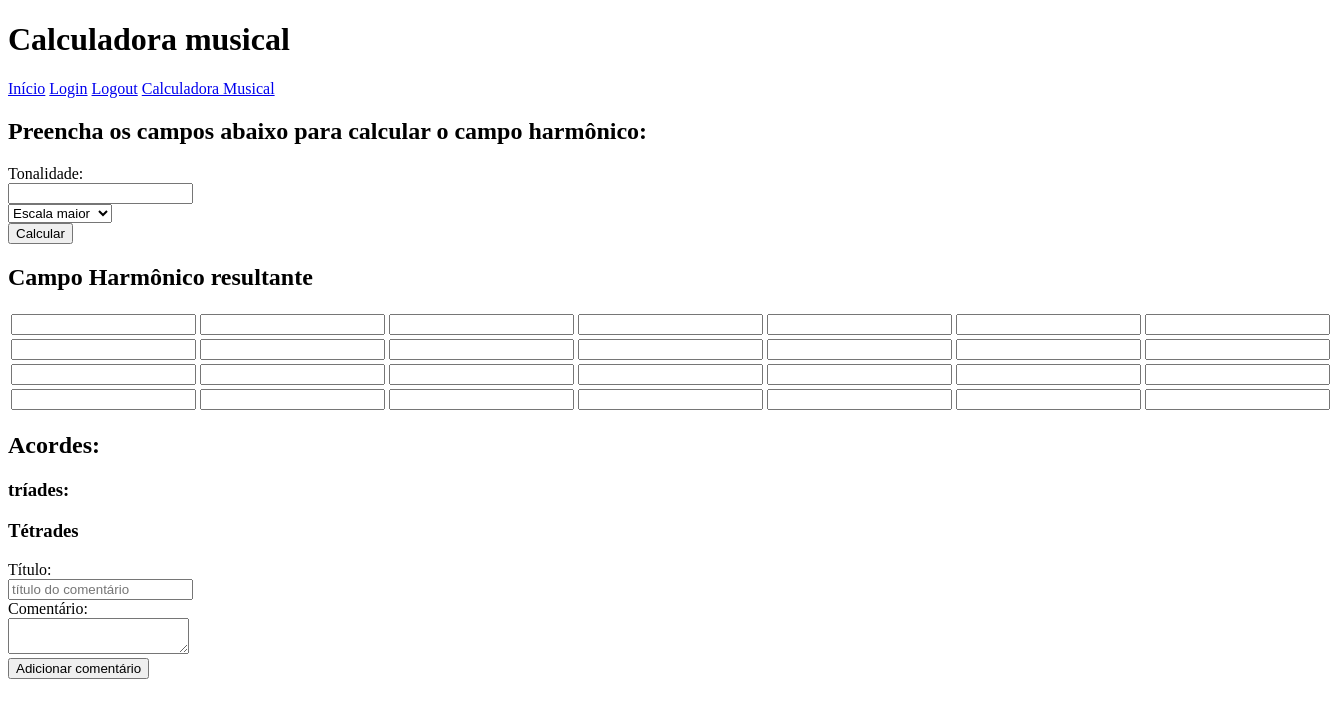
/calculadora/, run on an earlier commit of the app's database.
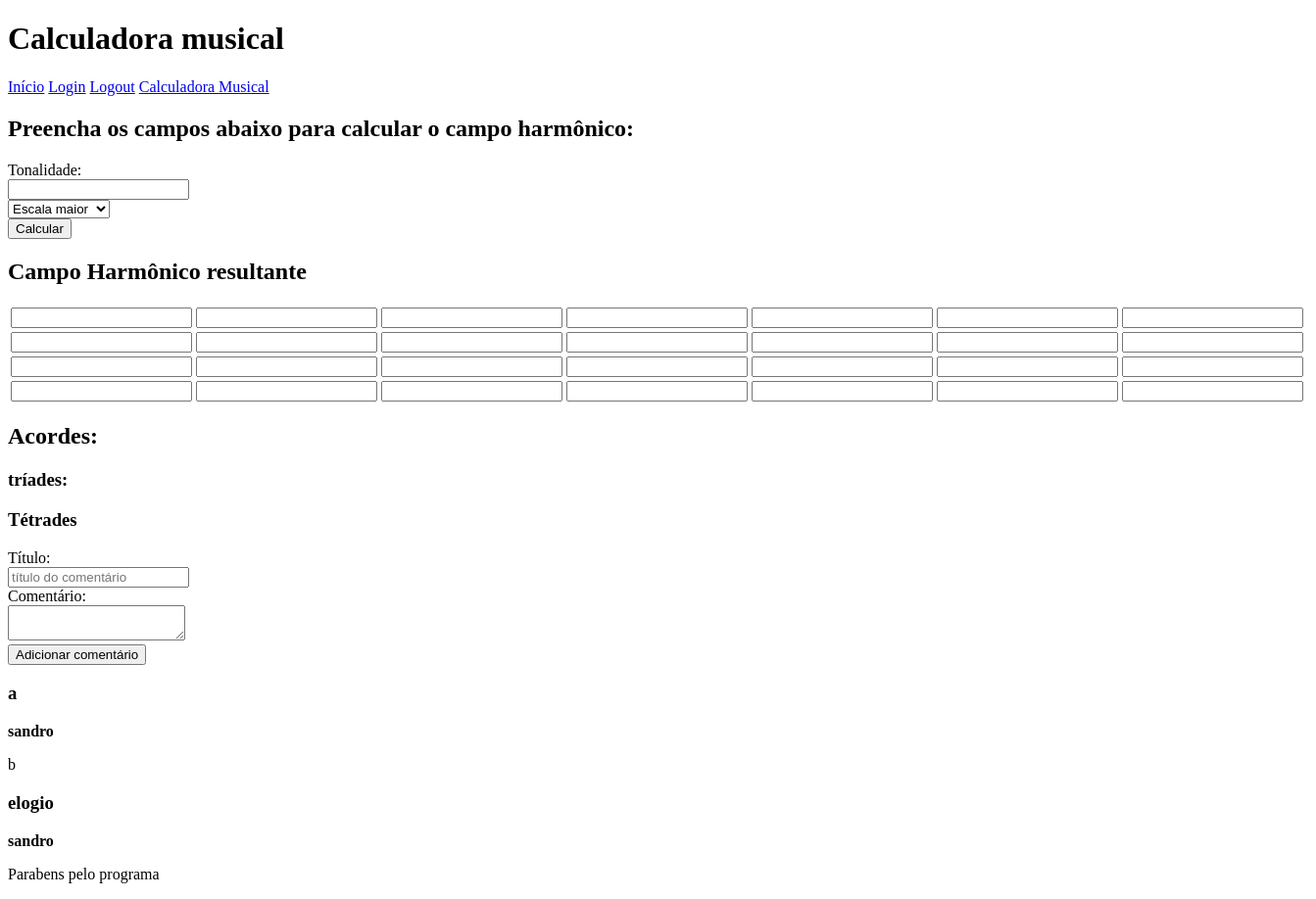
And on a later commit of the database.
### app/models.py (models this page shows, shortened)
class Comentarios(models.Model):
    titulo = models.CharField(max_length=64)
    autor = models.ForeignKey(
        User, on_delete=models.CASCADE, related_name="autor")
    texto = models.CharField(max_length=1000)

### app/views.py (the view)
# urls.py: path("calculadora/", views.calculadora, name="calculadora"),
def calculadora(request):
    comentarios = Comentarios.objects.all()
    return render(request, "app/calculadora.html", {"comentarios":comentarios})

### app/templates/app/calculadora.html (shortened to what this page needs)
{% extends 'app/layout.html' %}
{% block body %}
<h2>Preencha os campos abaixo para calcular o campo harmônico:</h2>
<form>
    <label>Tonalidade:</label><br>
    <input type="text" name="tonalidade" id="tonalidade"><br>
    <select name="escala" class="escala">
        <option value="escalaMaior">Escala maior</option>
    </select><br>
    <button type="submit" class="btncalcular">Calcular</button>
</form>
<div class="campoHarmonico">
    <h2>Campo Harmônico resultante</h2>
    <table>
        <tbody>
            <tr>
                <td>
                    <input type="text" class="campo1"></iput>
                </td>
                <td>
                    <input type="text" class="campo2"></iput>
                </td>
                <td>
                    <input type="text" class="campo3"></iput>
                </td>
                <td>
                    <input type="text" class="campo4"></iput>
                </td>
                <td>
                    <input type="text" class="campo5"></iput>
                </td>
                <td>
                    <input type="text" class="campo6"></iput>
                </td>
                <td>
                    <input type="text" class="campo7"></iput>
                </td>
            </tr>
            <tr>
                <td>
                    <input type="text" class="campo8"></iput>
                </td>
                <td>
                    <input type="text" class="campo9"></iput>
                </td>
                <td>
                    <input type="text" class="campo10"></iput>
                </td>
                <td>
                    <input type="text" class="campo11"></iput>
                </td>
                <td>
                    <input type="text" class="campo12"></iput>
                </td>
                <td>
                    <input type="text" class="campo13"></iput>
                </td>
                <td>
                    <input type="text" class="campo14"></iput>
                </td>
            </tr>
            <tr>
                <td>
                    <input type="text" class="campo15"></iput>
                </td>
                <td>
                    <input type="text" class="campo16"></iput>
                </td>
                <td>
                    <input type="text" class="campo17"></iput>
                </td>
                <td>
                    <input type="text" class="campo18"></iput>
                </td>
                <td>
                    <input type="text" class="campo19"></iput>
                </td>
                <td>
                    <input type="text" class="campo20"></iput>
                </td>
                <td>
                    <input type="text" class="campo21"></iput>
                </td>
            </tr>
            <tr>
                <td>
                    <input type="text" class="campo22"></iput>
                </td>
                <td>
                    <input type="text" class="campo23"></iput>
                </td>
                <td>
                    <input type="text" class="campo24"></iput>
                </td>
                <td>
                    <input type="text" class="campo25"></iput>
                </td>
                <td>
                    <input type="text" class="campo26"></iput>
                </td>
                <td>
                    <input type="text" class="campo27"></iput>
                </td>
                <td>
                    <input type="text" class="campo28"></iput>
                </td>
            </tr>
        </tbody>
    </table>
</div>
<div class="acordespai">
    <h2>Acordes:</h2>
    <h3>tríades:</h3>
    <h3>Tétrades</h3>
</div>
<div class="formComentarios">
    <form action="{% url 'addComentarios' %}" method="post">
        <label>Título:</label><br>
        <input type="text" name="tituloComentario" placeholder="título do comentário"><br>
        <label>Comentário:</label><br>
        <textarea name="comentario"></textarea><br>
        <button type="submit">Adicionar comentário</button>
    </form>
</div>
<div class="comentarios">
    {% for c in comentarios %}
    <h3>{{c.titulo}}</h3>
    <p><strong>{{c.autor}}</strong></p>
    <p>{{c.texto}}</p>
    {% endfor %}
</div>
{% endblock %}

### app/templates/app/layout.html (shortened to what this page needs)
{% load static %}
<!DOCTYPE html>
<html lang="en">
<head>
    <link rel="stylesheet" href="{% static 'app/estilo.css' %}">
</head>
<body>
    <header>
        <h1>Calculadora musical</h1>
    </header>
    <nav>
        <a href="{% url 'index' %}">Início</a>
        <a href="{% url 'login' %}">Login</a>
        <a href="{% url 'logout' %}">Logout</a>
        <a href="{% url 'calculadora' %}">Calculadora Musical</a>
    </nav>
    {% block body %}
    {% endblock %}
</body>
</html>

What changed in the data, as far as the page shows it:
added Comentarios: titulo "a", autor "sandro", texto "b"
added Comentarios: titulo "elogio", autor "sandro", texto "Parabens pelo programa"
